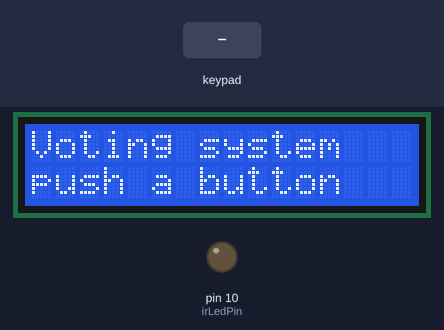
A sketch run on a simulated Arduino Uno, built with avr-gcc and run on an emulated ATmega328P. Shown: 16×2 character LCD, output pins drawn as LEDs (lit = HIGH). The inputs (shaded band) are chosen by the test bench. What the sketch prints to the serial monitor is not drawn.

Above: at 1.2 s.
1.3 s: keypad keys 9 8 7 6 # pressed 0.4 s apart
At 3.6 s:
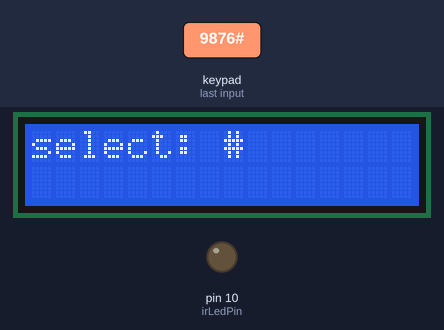
4.8 s: key 'A' pressed
At 5.9 s:
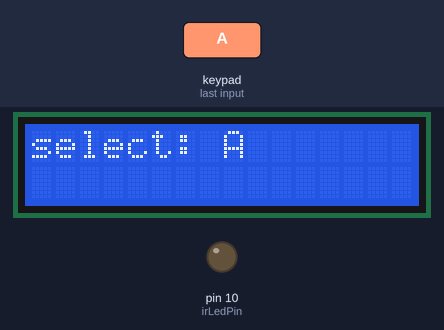
7.8 s: key 'B' pressed
At 8.5 s:
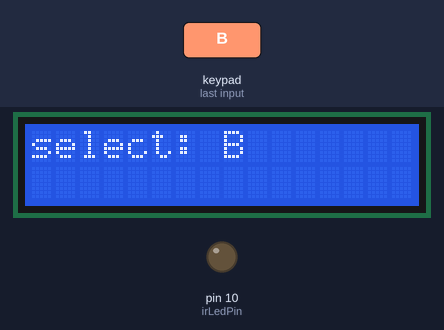
10.8 s: keypad keys 9 8 7 6 * pressed 0.4 s apart
At 12.9 s:
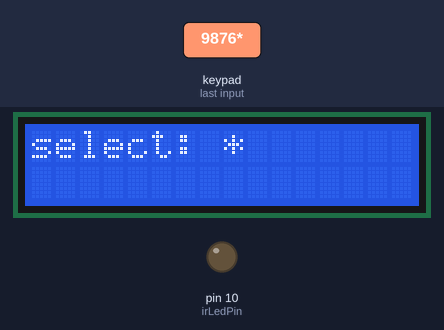
15.8 s: key 'C' pressed
At 16.7 s:
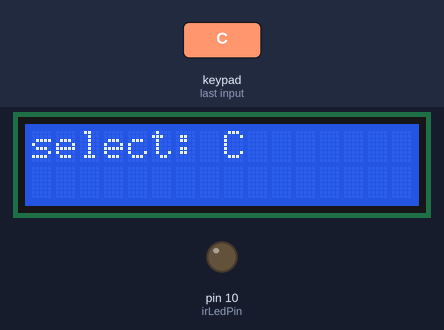
18.8 s: keypad keys 9 8 7 6 D pressed 0.4 s apart
At 19.01 s:
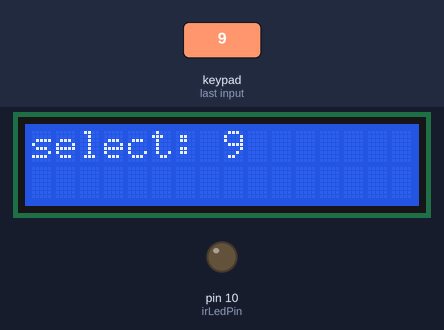
Timing chart, 0 to 21.8 s (numbered marks = the images above; inputs shaded):
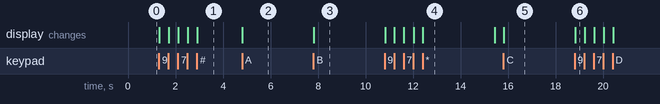

The sketch:

Arduino_Code.ino
```cpp
#include <Wire.h>
#include <LiquidCrystal_I2C.h>
#include <Keypad.h>

// LCD Configuration (0x27 or 0x3F)
LiquidCrystal_I2C lcd(0x27, 16, 2);

// Timing control
unsigned long lastActionTime = 0;
const unsigned long messageTimeout = 3000; // 3 seconds
bool showingTempMessage = false;

// Keypad Configuration
const byte ROWS = 4;
const byte COLS = 4;
char keys[ROWS][COLS] = {
  {'1','2','3','A'},
  {'4','5','6','B'},
  {'7','8','9','C'},
  {'*','0','#','D'}
};

byte rowPins[ROWS] = {9, 8, 7, 6};
byte colPins[COLS] = {5, 4, 3, 2};
Keypad keypad = Keypad(makeKeymap(keys), rowPins, colPins, ROWS, COLS);

// Button Configuration
const int buttonPin = 2;
const int irLedPin = 10; // IR LED connected to pin 10 (change as needed)
int buttonState = HIGH; // Assuming pull-up (LOW when pressed)
int lastButtonState = HIGH;
unsigned long lastDebounceTime = 0;
const unsigned long debounceDelay = 50;

void showDefaultScreen();

void setup() {
  lcd.init();
  lcd.backlight();
  showDefaultScreen();

  pinMode(buttonPin, INPUT_PULLUP);
  pinMode(irLedPin, OUTPUT); // Set IR LED pin as output
  digitalWrite(irLedPin, LOW); // Ensure IR LED starts off
  Serial.begin(9600);

  // raspberry
  pinMode(2, INPUT_PULLUP); // push button
}

void loop() {
  // Check if temporary message should be cleared
  checkMessageTimeout();

  // Handle keypad input
  handleKeypad();

  // Handle button press
  handleButton();

  // raspberry
  if (digitalRead(buttonPin) == LOW) {
    Serial.println("SCAN");
    delay(1000);
  }

  // not repeat
  if (digitalRead(2) == LOW) {
    Serial.println("start");
    delay(2000);
  }
}

void checkMessageTimeout() {
  if (showingTempMessage && (millis() - lastActionTime >= messageTimeout)) {
    showDefaultScreen();
    showingTempMessage = false;
  }
}

void handleKeypad() {
  char key = keypad.getKey();
  if (key) {
    showTemporaryMessage(String("select: ") + key);
    Serial.print("Key pressed: ");
    Serial.println(key);
  }
}

void handleButton() {
  int reading = digitalRead(buttonPin);

  if (reading != lastButtonState) {
    lastDebounceTime = millis();
  }

  if ((millis() - lastDebounceTime) > debounceDelay) {
    if (reading != buttonState) {
      buttonState = reading;
      // ir led
      if (buttonState == LOW) { // Button pressed
        showTemporaryMessage("Scanning...");

        // Turn on IR LED after a brief delay
        delay(100); // Small delay before turning on IR LED
        digitalWrite(irLedPin, HIGH); // Turn on IR LED

        delay(5000); //  el camera bt3ml scan (5 seconds)

        digitalWrite(irLedPin, LOW); // Turn off IR LED after scanning
        showTemporaryMessage("Select a\ncandidate");
      }
    }
  }

  lastButtonState = reading;
}

void showTemporaryMessage(String message) {
  lcd.clear();

  // Handle multi-line messages (split at \n)
  int newlinePos = message.indexOf('\n');
  if (newlinePos == -1) {
    // Single line message
    lcd.print(message);
  } else {
    // Multi-line message
    lcd.print(message.substring(0, newlinePos));
    lcd.setCursor(0, 1);
    lcd.print(message.substring(newlinePos + 1));
  }

  lastActionTime = millis();
  showingTempMessage = true;
}

void showDefaultScreen() {
  lcd.clear();
  lcd.print("Voting system");
  lcd.setCursor(0, 1);
  lcd.print("push a button");
}
```

Measured:
- after the input at 1.3 s, the display: first changes at once (image 1 shows a later state)
- after the input at 4.8 s, the display: changes at once (image 2)
- after the input at 7.8 s, the display: changes at once (image 3)
- after the input at 10.8 s, the display: first changes at once (image 4 shows a later state)
- after the input at 15.8 s, the display: changes at once (image 5)
- after the input at 18.8 s, the display: changes at once (image 6)
- what the display in image 4 shows lasts 3.0 s, from 12.4 s to 15.4 s
